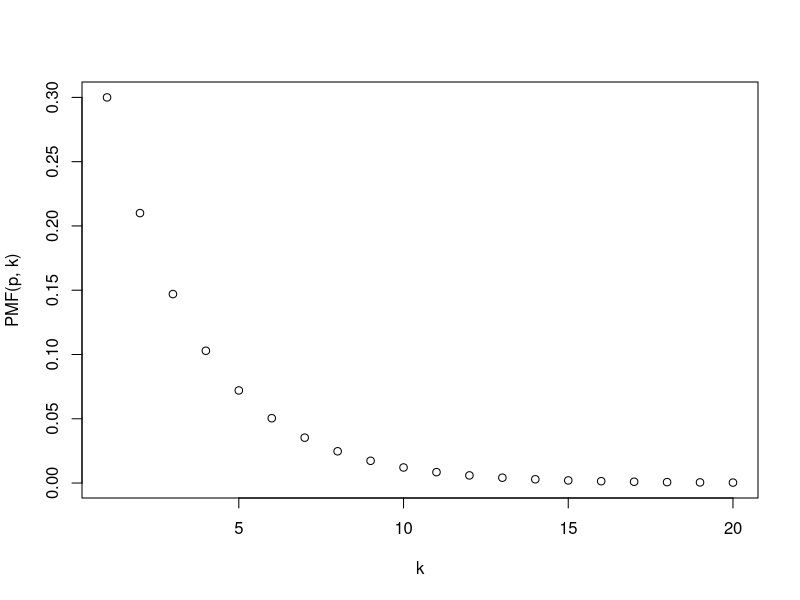
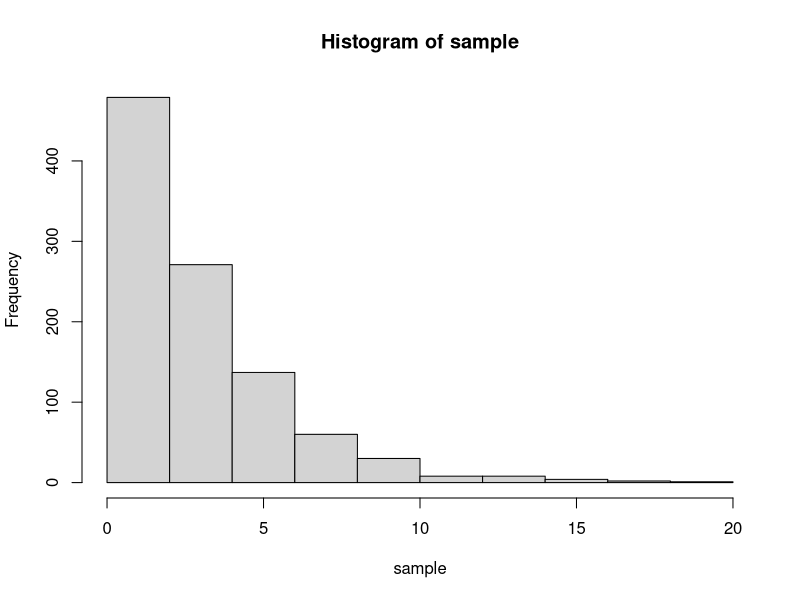
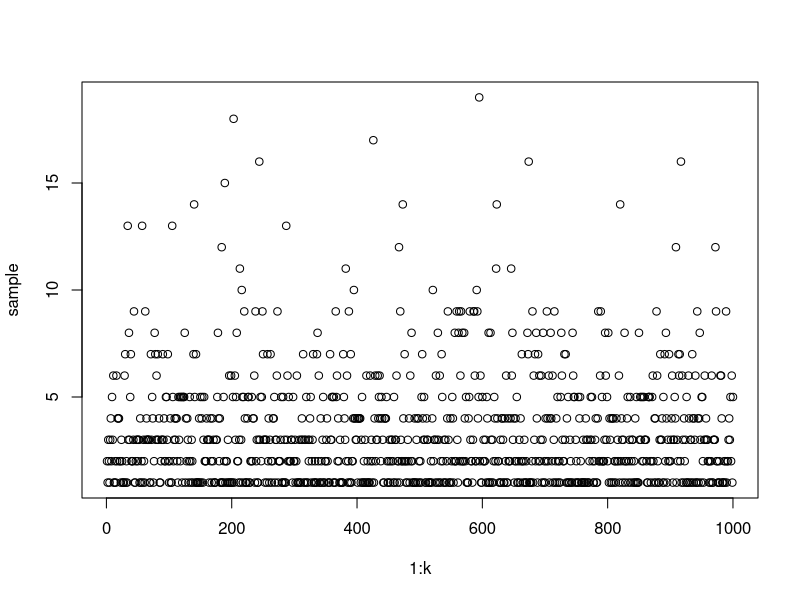

The R script that drew these images, in order:
# Geometric Distribution: prob of 1 success after k experiment
# X: probability of see the success for the first time after repeating a Bernoulli experiment for k times;

p <- 0.3

# p: success prob, k: after k time experiment;
PMF <- function(p, k) {
  return((1 - p)^(k - 1) * p)
}

k <- 1:20
plot(k, PMF(p, k))

k <- 1:20000
expected_x <- sum(k * PMF(p, k)) # 1 / p
print(expected_x)

variance_x <- sum((k - 1 / p)^2 * PMF(p, k)) # (1 - p) / p^2
print(variance_x)

k <- 1000
sample <- rgeom(k, p) + 1
print(head(sample))
print(mean(sample))
print(var(sample))
hist(sample)
plot(1:k, sample)
